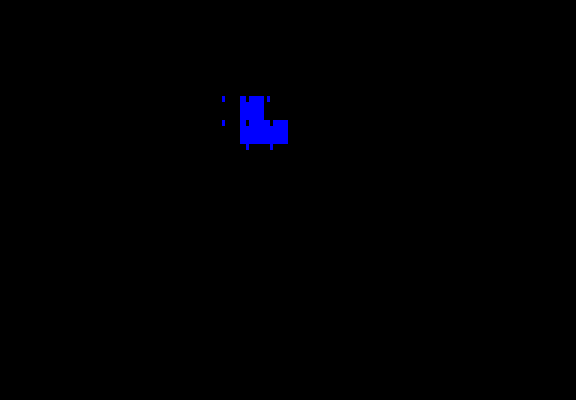
Frame 1 (no input)
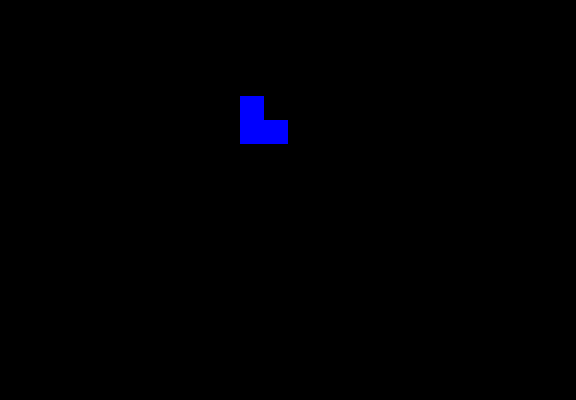
Frame 2 (the mouse pressed at the canvas centre, redrawn once)

The Processing sketch that drew these frames (run headless with seeded random() and noise(); the mouse was pressed at the canvas centre and the sketch redrawn once):

// Processing sketch: VideoEmuGameOfLife
// ── VideoEmuGameOfLife.pde
int RED = 0xf0000;
int GREEN = 0x0c000;
int BLUE = 0xf4000;
int ROWS = 11;
int COLS = 72; //not 80
int WH=ROWS*COLS;
int mem[] = new int[1024*1024];

void setup() {
  size(576, 400);
  noSmooth();
  frameRate(10);
  noLoop();
  init();
}

void setDot(int x, int y) {
  for (int j=0; j<4; j++)
    mem[BLUE + y*COLS*4+x*4 + j] = 255;
}

void init() {
  //for (int i=0; i<WH; i++) {
  //  int v = random(1)<.2 ? 255 : 0;
  //  for (int j=0; j<4; j++)
  //    mem[BLUE + i*4+j] = v;
  //}

  setDot(10, 5); //x,y
  setDot(11, 5); //x,y
  setDot(10, 4); //x,y
}

void nextgen() {

  //update cells for next gen - store info in highest bits of cell
  for (int i=0; i<WH; i++) {
    int n = countNeighboursUpTo3(i);
    int b = (n==2) ? 32 : (n==3) ? 64 : 0;
    mem[BLUE + i*4] ^= b; //xor: toggle bit 5 or 6 based on num neighbours
  }

  //redraw cells
  //for (int i=0; i<WH; i++) {
  //  int c = mem[BLUE + i*4];
  //  boolean nextState = c>=128 ? ((c&64)==0||(c&32)==0) : c>=64 ;  //alive ? n==2or3 : n==3

  //  for (int j=0; j<4; j++)
  //    mem[BLUE + i*4+j] = nextState ? 255 : 0;
  //}
}

int countNeighboursUpTo3(int p) {
  int nb[] = {-1, 1, -COLS, COLS, -COLS-1, -COLS+1, COLS-1, COLS+1};
  int n=0;
  for (int i=0; i<nb.length; i++)
    if (mem[BLUE + p*4 + nb[i]*4]>=128 && ++n>3) return n; //count to max 3 for bit7==1
  return n; //0,1 or 2
}

void draw() {
  nextgen();
  scale(3);
  image(getVRAM(), 0, 0, width, height);
}

PImage getVRAM() {
  PImage img = createImage(576, 200, RGB);
  img.loadPixels();
  for (int y=0, bit=0, j=0; y<img.height; y++) {
    for (int x=0; x<img.width; x++, bit=128>>(x%8), j++) {
      int i=int(y/4)*img.width/2+(y%4)+int(x/8)*4;
      int r = (mem[RED+i] & bit)>0 ? 255 : 0;
      int g = (mem[GREEN+i] & bit)>0 ? 255 : 0;
      int b = (mem[BLUE+i] & bit)>0 ? 255 : 0;
      img.pixels[j] = color(r, g, b);
    }
  }
  img.updatePixels();
  return img;
}

void keyPressed() {
  if (key==' ') redraw();
  if (key=='p') noLoop();
  if (key=='P') loop();
}
